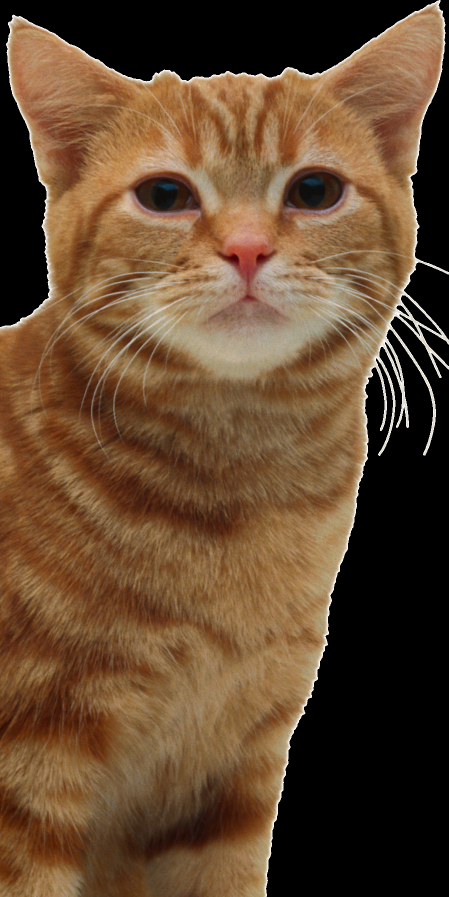
#> input picture ar_game/assets/cat.png, 897 x 1794 px (shown at 1/2 size); its folder holds only this picture in this run
$ python -i ar_game.py   (imports and definitions only)
#> lines starting #> are read from the running program, lines starting #| are printed output that depends on the picture; after the words box and inside, x2 and y2 are one past the last pixel; in counts of white or black regions, pixels touching at a corner belong together
import cv2
import numpy as np
import pyglet
import sys,os
from cv2 import aruco
from PIL import Image
import random
from threading import Thread
import math
import time


WIDTH = 100
HEIGHT = 100

CAT_FILEPATHS = [os.path.join("assets", "cat.png"),
                os.path.join("assets", "cat2.png"),
                os.path.join("assets", "cat3.png"),
                os.path.join("assets", "cat4.png")]
TIGER_FILEPATH = os.path.join("assets", "tiger.png")
HAND_FILEPATH = os.path.join("assets", "hand.png")

ROAR_FILEPATH = os.path.join("assets", "roar.mp3")
MEOW_FILEPATH = os.path.join("assets", "meow.mp3")

# computer vision parameters. If you are having trouble with detection in your current environment, playing around with these might help.
SATURATION_THRESH = 38
BLUR_RADIUS = 9
MIN_HAND_POINT_DISTANCE = 0.085


video_id = 0

if len(sys.argv) > 1:
    video_id = int(sys.argv[1])

# Define the ArUco dictionary and parameters
aruco_dict = aruco.getPredefinedDictionary(aruco.DICT_4X4_250)
aruco_params = aruco.DetectorParameters()
aruco_detector = aruco.ArucoDetector(aruco_dict, aruco_params)

# Create a video capture object for the webcam
# [1 line not run here, left out]
area_corners = np.array([[-1,-1],
                         [-1,-1],
                         [-1,-1],
                         [-1,-1]]) # dummy points for homography

# [30 lines left out: function extract_area, not called in this run]

def get_center_of_hand(frame:np.array):

    #thresh = cv2.adaptiveThreshold(result_img, 255, cv2.ADAPTIVE_THRESH_MEAN_C, cv2.THRESH_BINARY_INV, 121, 2)
    #ret, thresh = cv2.threshold(result_img, 120, 255, cv2.THRESH_BINARY)
    hsv = cv2.cvtColor(frame, cv2.COLOR_BGR2HSV)
    h = hsv[:,:,0]
    s = hsv[:,:,1]
    v = hsv[:,:,2]
    s = cv2.GaussianBlur(s, (BLUR_RADIUS,BLUR_RADIUS), 0)
    ret, s_thresh = cv2.threshold(s, SATURATION_THRESH, 255, cv2.THRESH_BINARY)
    if ret:
        #contours, hierarchy = cv2.findContours(s_thresh, 1, 2)
        dist = cv2.distanceTransform(s_thresh,cv2.DIST_L2,5)
        max_dist = np.max(dist)
        index = None
        if max_dist > WIDTH*MIN_HAND_POINT_DISTANCE:
            index  = np.unravel_index(dist.argmax(), dist.shape)[::-1]
        # [7 lines of commented-out code are left out]
        return index
    else:
        return None

# code von Andi oder Tina
def cv2glet(img,fmt):
    '''Assumes image is in BGR color space. Returns a pyimg object'''
    if fmt == 'GRAY':
      rows, cols = img.shape
      channels = 1
    else:
      rows, cols, channels = img.shape

    raw_img = Image.fromarray(img).tobytes()

    top_to_bottom_flag = -1
    bytes_per_row = channels*cols
    pyimg = pyglet.image.ImageData(width=cols,
                                   height=rows,
                                   fmt=fmt,
                                   data=raw_img,
                                   pitch=top_to_bottom_flag*bytes_per_row)
    return pyimg

class GameManager ():
    def __init__(self):
        self.cat_mode:str = "CAT"
        self.cursor_pos:tuple = (-1,-1)
        self.cursor_distance:int = 0
        self.REQUIRED_CURSOR_DISTANCE:int = 3000
        self.TIGER_PROVOCATION_DISTANCE:int = 0.2 * self.REQUIRED_CURSOR_DISTANCE
        self.CAT_CHANCE = 0.75
        self.status:str = "PRE_GAME"
        self.score:int = 0
        self.ui_setup = False
        self.DEFAULT_ROUND_LENGTH = 6
        self.round_length = 6
        self.ROUND_LENGTH_ACCELERATION = 0.1
        self.round_timer:float = 0
        self.GAME_OVER_TIME = 5

        self.CAT_IMGS = []
        for fp in CAT_FILEPATHS:
            self.CAT_IMGS.append(pyglet.image.load(fp))
        self.TIGER_IMG = pyglet.image.load(TIGER_FILEPATH)
        self.HAND_IMG = pyglet.image.load(HAND_FILEPATH)

        self.CAT_SOUND = pyglet.media.load(MEOW_FILEPATH)
        self.TIGER_SOUND = pyglet.media.load(ROAR_FILEPATH)

    # [173 lines left out: functions init_ui, update, game_over, reset, choose_cat, resolve_round and 3 more, not called in this run]


# [1 line not run here, left out]
# [1 line that did not run here, left out]
# [1 line that did not run here, left out]

marker_pos = (-20000,-20000)
# [1 line that did not run here, left out]


# [9 lines that did not run here, left out]

# [7 lines that did not run here, left out]

def main_loop():
    global IMG
    global WIDTH
    global HEIGHT
    global marker_pos
    while True:
        # Capture a frame from the webcam
        ret, frame = cap.read()
        if ret == True and not frame is None:
            HEIGHT, WIDTH = frame.shape[:2]
            ret, result_img = extract_area(frame, area_corners)
            hand_position = get_center_of_hand(result_img)
            IMG = cv2glet(result_img,"BGR")
            if not hand_position is None:
                marker_pos = hand_position
                gameManager.update_cursor_position(hand_position)

img_read_thread = Thread(target=main_loop)
# [3 lines not run here, left out]

>>> import cv2
>>> picture = cv2.imread('assets/cat.png')
#> picture is the input picture: shape (1794, 897, 3); mean B, G, R 48, 72.6, 99.7
>>> result = get_center_of_hand(picture)
#> in get_center_of_hand, `hsv = cv2.cvtColor(frame, cv2.COLOR_BGR2HSV)`: hsv: shape (1794, 897, 3); mean H, S, V 10.9, 101.8, 99.7
#> in get_center_of_hand, `h = hsv[:,:,0]`:
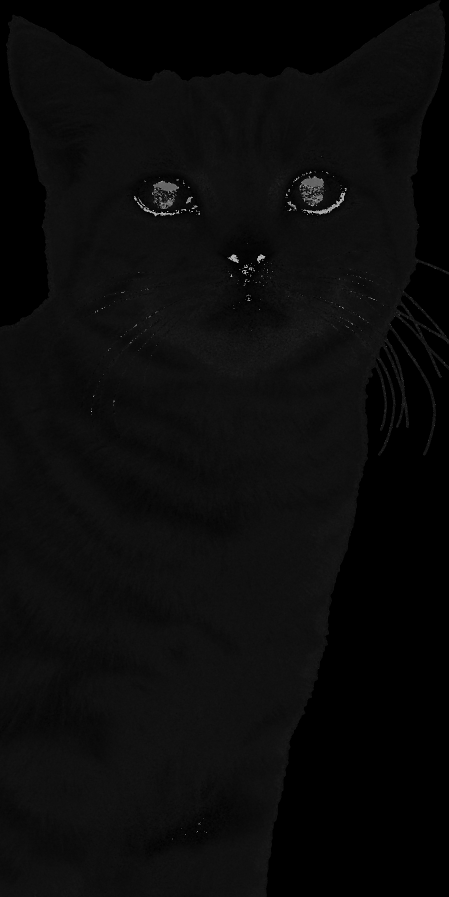
#> h: shape (1794, 897) (shown at 1/2 size); min 0, max 179, mean 10.9
#> in get_center_of_hand, `s = hsv[:,:,1]`:
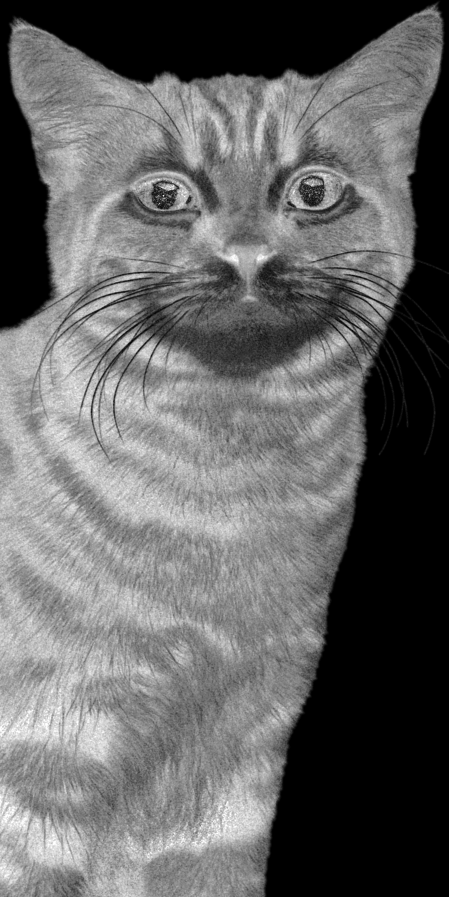
#> s: shape (1794, 897) (shown at 1/2 size); min 0, max 255, mean 101.8
#> in get_center_of_hand, `v = hsv[:,:,2]`:
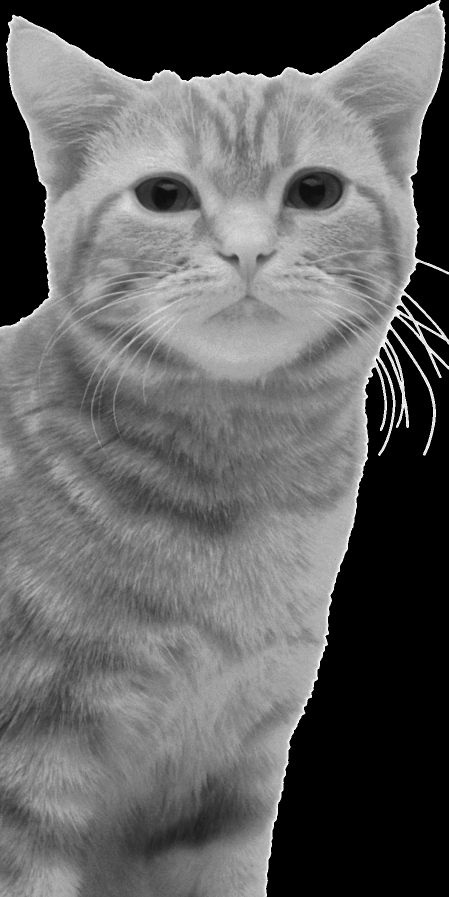
#> v: shape (1794, 897) (shown at 1/2 size); min 0, max 255, mean 99.7
#> in get_center_of_hand, `ret, s_thresh = cv2.threshold(s, SATURATION_THRESH, 255, cv2.THRESH_BI..`:
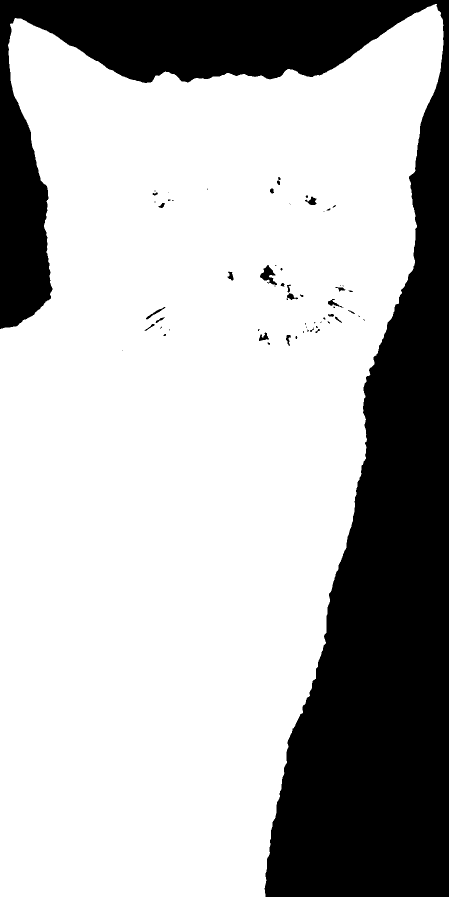
#> s_thresh: shape (1794, 897) (shown at 1/2 size); 71.4% white; 63 black regions (37 under 20 px), largest, box (x1, y1, x2, y2) and area: (0, 0, 897, 1794) 457055, (520, 530, 554, 570) 620, (610, 393, 633, 410) 207
#> in get_center_of_hand, `ret, s_thresh = cv2.threshold(s, SATURATION_THRESH, 255, cv2.THRESH_BI..`: ret = 38
#> in get_center_of_hand, `dist = cv2.distanceTransform(s_thresh,cv2.DIST_L2,5)`:
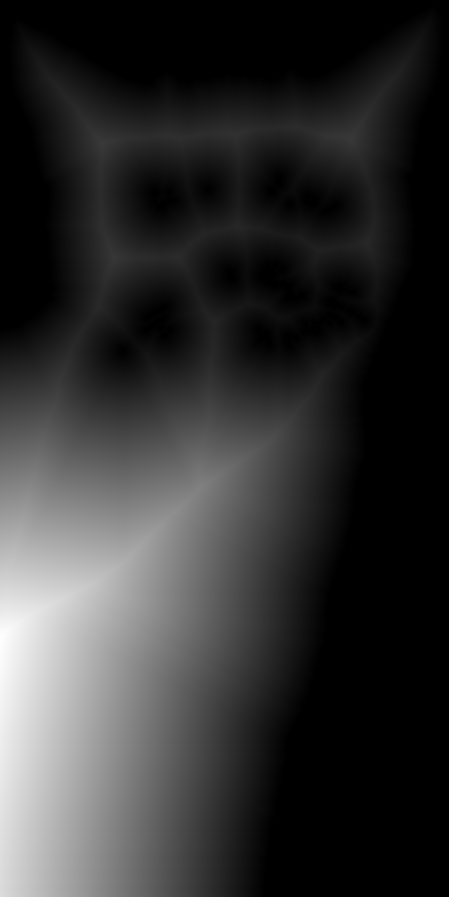
#> dist: shape (1794, 897) float32 (shown at 1/2 size); min 0, max 616.2, mean 120.8; drawn with min black and max white
#> in get_center_of_hand, `max_dist = np.max(dist)`: max_dist = 616.2
#> in get_center_of_hand, `index  = np.unravel_index(dist.argmax(), dist.shape)[::-1]`: index = (0, 1274)
#> result = (0, 1274)

$ run again, on ar_game/assets/tiger.png
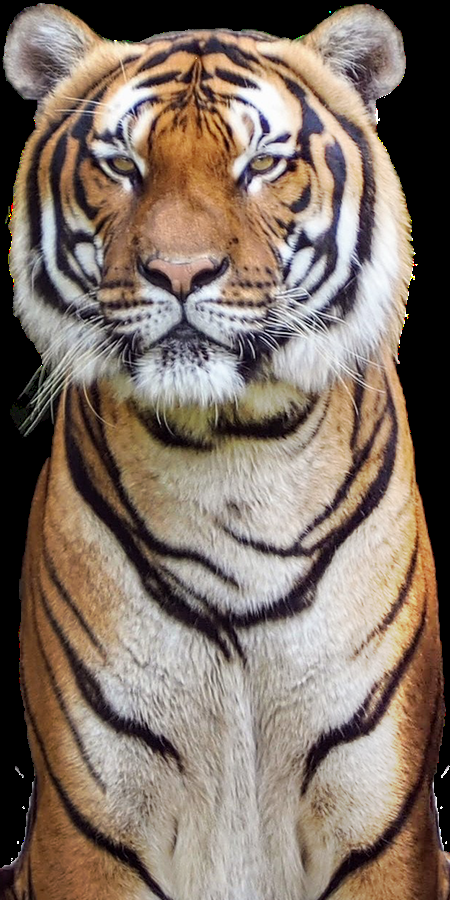
#> input picture ar_game/assets/tiger.png, 450 x 900 px
#> picture is the input picture: shape (900, 450, 3); mean B, G, R 103.1, 114.2, 129.3
#> hsv: shape (900, 450, 3); mean H, S, V 38.1, 58.4, 130.6
#> in get_center_of_hand, `ret, s_thresh = cv2.threshold(s, SATURATION_THRESH, 255, cv2.THRESH_BI..`:
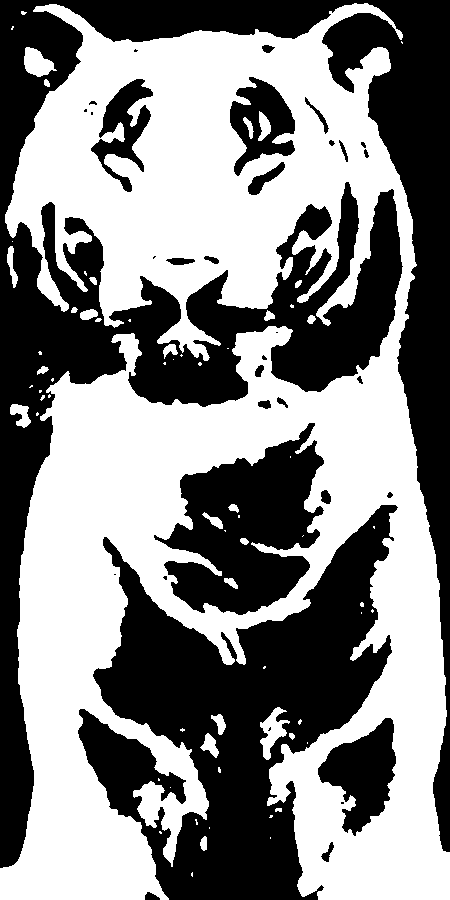
#> s_thresh: shape (900, 450); 52.2% white; 34 black regions (10 under 20 px), largest, box (x1, y1, x2, y2) and area: (0, 0, 450, 868) 105145, (78, 505, 398, 900) 57446, (154, 423, 324, 615) 18440
#> ret = 38
#> in get_center_of_hand, `dist = cv2.distanceTransform(s_thresh,cv2.DIST_L2,5)`:
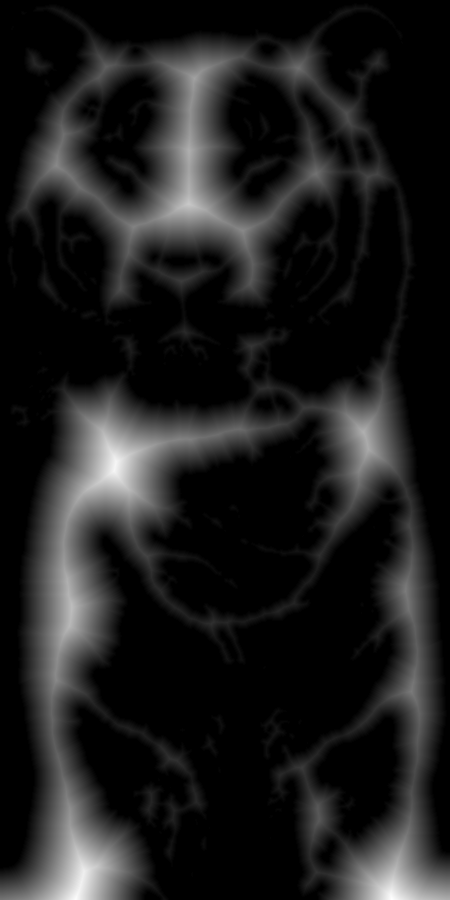
#> dist: shape (900, 450) float32; min 0, max 70.36, mean 8.2; drawn with min black and max white
#> max_dist = 70.36
#> index = (391, 899)
